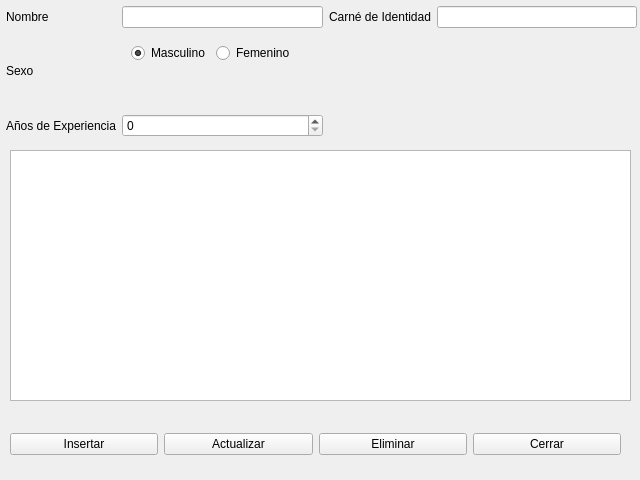
<?xml version="1.0" encoding="UTF-8"?>
<ui version="4.0">
 <class>Form</class>
 <widget class="QWidget" name="Form">
  <property name="geometry">
   <rect>
    <x>0</x>
    <y>0</y>
    <width>640</width>
    <height>480</height>
   </rect>
  </property>
  <property name="minimumSize">
   <size>
    <width>640</width>
    <height>480</height>
   </size>
  </property>
  <property name="maximumSize">
   <size>
    <width>640</width>
    <height>480</height>
   </size>
  </property>
  <property name="windowTitle">
   <string>Comerciales</string>
  </property>
  <widget class="QWidget" name="widget" native="true">
   <property name="geometry">
    <rect>
     <x>6</x>
     <y>6</y>
     <width>631</width>
     <height>131</height>
    </rect>
   </property>
   <layout class="QGridLayout" name="gridLayout" columnstretch="0,0,0,0">
    <item row="0" column="1">
     <widget class="QLineEdit" name="txt_nombre"/>
    </item>
    <item row="2" column="1">
     <widget class="QSpinBox" name="spn_anios_ex">
      <property name="maximum">
       <number>1000000</number>
      </property>
     </widget>
    </item>
    <item row="2" column="0">
     <widget class="QLabel" name="label_5">
      <property name="text">
       <string>Años de Experiencia</string>
      </property>
     </widget>
    </item>
    <item row="1" column="0">
     <widget class="QLabel" name="label_3">
      <property name="text">
       <string>Sexo</string>
      </property>
     </widget>
    </item>
    <item row="0" column="3">
     <widget class="QLineEdit" name="txt_ci"/>
    </item>
    <item row="0" column="0">
     <widget class="QLabel" name="label">
      <property name="text">
       <string>Nombre</string>
      </property>
     </widget>
    </item>
    <item row="0" column="2">
     <widget class="QLabel" name="label_2">
      <property name="text">
       <string>Carné de Identidad</string>
      </property>
     </widget>
    </item>
    <item row="1" column="1">
     <widget class="QWidget" name="widget_3" native="true">
      <layout class="QFormLayout" name="formLayout">
       <item row="0" column="0">
        <widget class="QRadioButton" name="rbtn_mas">
         <property name="text">
          <string>Masculino</string>
         </property>
         <property name="checked">
          <bool>true</bool>
         </property>
        </widget>
       </item>
       <item row="0" column="1">
        <widget class="QRadioButton" name="rbtn_fem">
         <property name="text">
          <string>Femenino</string>
         </property>
        </widget>
       </item>
      </layout>
     </widget>
    </item>
   </layout>
  </widget>
  <widget class="QTableWidget" name="tabla">
   <property name="geometry">
    <rect>
     <x>10</x>
     <y>150</y>
     <width>621</width>
     <height>251</height>
    </rect>
   </property>
   <property name="editTriggers">
    <set>QAbstractItemView::NoEditTriggers</set>
   </property>
   <property name="sortingEnabled">
    <bool>true</bool>
   </property>
  </widget>
  <widget class="QWidget" name="layoutWidget">
   <property name="geometry">
    <rect>
     <x>10</x>
     <y>430</y>
     <width>611</width>
     <height>29</height>
    </rect>
   </property>
   <layout class="QHBoxLayout" name="horizontalLayout">
    <item>
     <widget class="QPushButton" name="btn_insertar">
      <property name="text">
       <string>Insertar</string>
      </property>
     </widget>
    </item>
    <item>
     <widget class="QPushButton" name="btn_actualizar">
      <property name="text">
       <string>Actualizar</string>
      </property>
     </widget>
    </item>
    <item>
     <widget class="QPushButton" name="btn_eliminar">
      <property name="text">
       <string>Eliminar</string>
      </property>
     </widget>
    </item>
    <item>
     <widget class="QPushButton" name="btn_cerrar">
      <property name="text">
       <string>Cerrar</string>
      </property>
     </widget>
    </item>
   </layout>
  </widget>
 </widget>
 <resources/>
 <connections/>
</ui>
